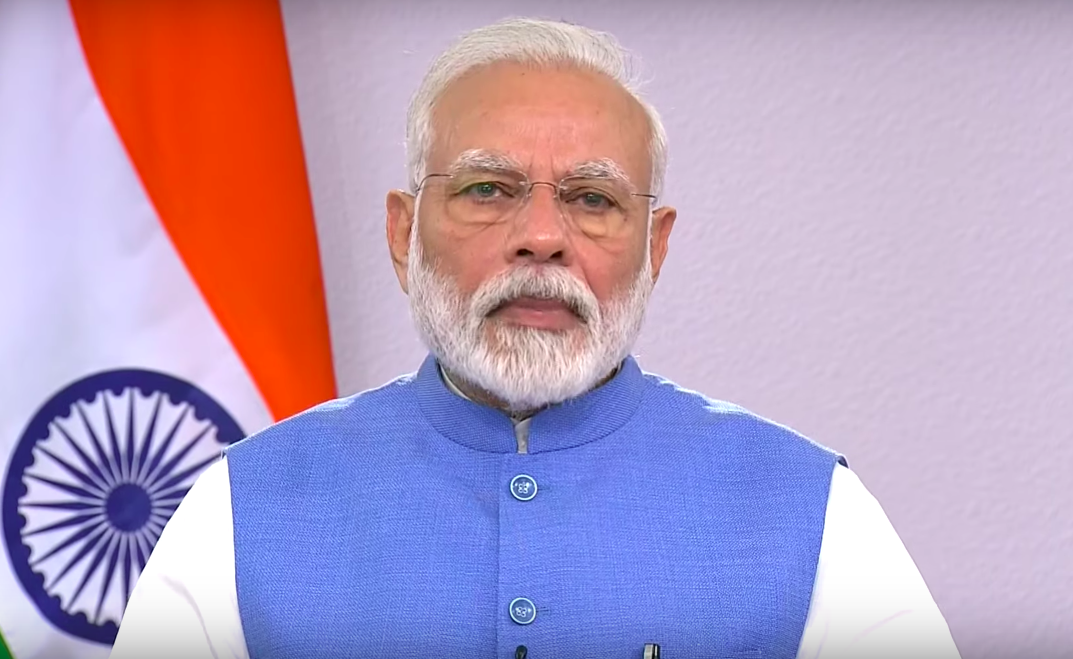
#> input picture Computer Vision/modiji.jpg, 1073 x 659 px
$ jupyter execute 'Face Detection.ipynb'   (shell and % lines are left out)
#> lines starting #> are read from the running program, lines starting #| are printed output that depends on the picture; after the words box and inside, x2 and y2 are one past the last pixel; in counts of white or black regions, pixels touching at a corner belong together
[cell 1]
import cv2
import numpy as np
import matplotlib.pyplot as plt
import os

[cell 2]
faceCascade=cv2.CascadeClassifier('haarcascade_frontalface_default.xml')

[cell 3]
img = cv2.imread('modiji.jpg')
#> img is the input picture: shape (659, 1073, 3); mean B, G, R 188.5, 158.5, 182.4
img = cv2.cvtColor(img, cv2.COLOR_BGR2RGB)                  # To avoid purple modiji
plt.imshow(img)
plt.axis('off')

[cell 4]
faceCascade = cv2.CascadeClassifier('haarcascade_frontalface_default.xml')

[cell 5]
img_gray = cv2.cvtColor(img, cv2.COLOR_BGR2GRAY)
plt.imshow(img_gray, 'gray')
plt.axis('off')

from google

color = cv2.imread("modiji.jpg",1 )

gray = cv2.cvtColor(color, cv2.COLOR_RGB2GRAY)
cv2.imwrite("gray.jpg", gray)

b = color [:,:, 0]
g = color [:,:, 1]
r = color [:,:, 2]

rgba = cv2.merge((b,g,r, g))
cv2.imwrite("rgba.png", rgba)

[cell 6]
img_gray.shape
#> Out = (659, 1073)

[cell 7]
faces=faceCascade.detectMultiScale(img_gray,1.2,4)
#> faces = [[419, 102, 247, 247]]
faces
#> Out = [[419, 102, 247, 247]]

[cell 8]
for (x,y,w,h) in faces:
    cv2.rectangle(img, (x,y), (x+h,y + w), (255,0,0), 3)
#> this loop made 1 pass
#> img: shape (659, 1073, 3); mean R, G, B 182.7, 157.3, 187.3

plt.imshow(img)

[cell 9]
#creating a function
def detect_face(image):
#> called with image = 'modiji.jpg'
    faceCascade=cv2.CascadeClassifier("haarcascade_frontalface_default.xml")
    img=cv2.imread(image)
    img_gray=cv2.cvtColor(img,cv2.COLOR_BGR2GRAY)
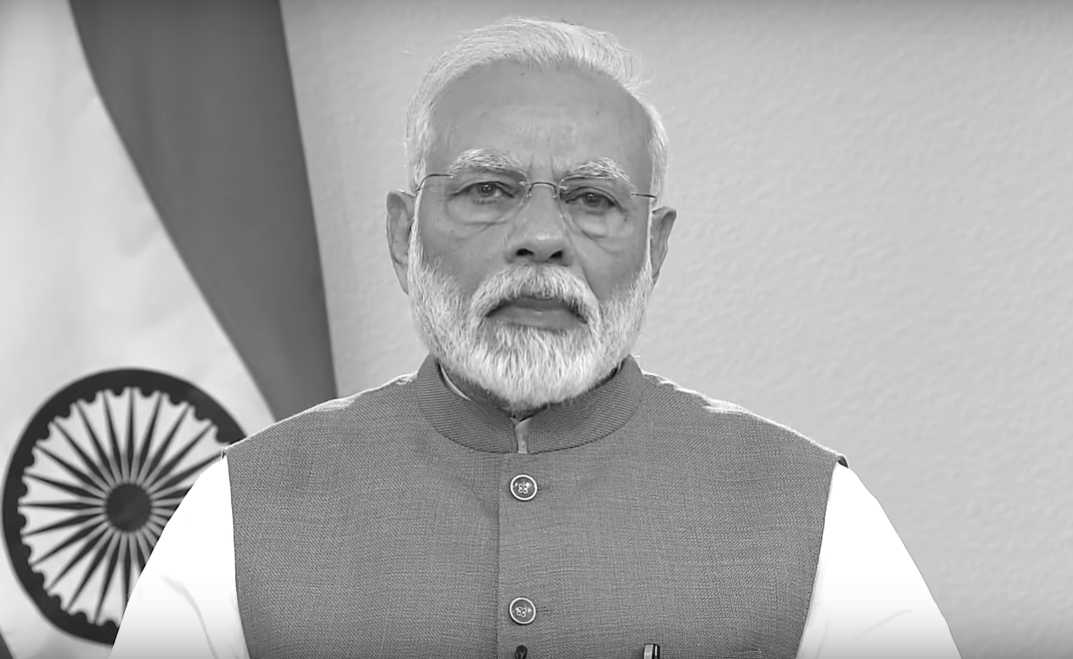
#> img_gray: shape (659, 1073); min 2, max 255, mean 169.1

    faces=faceCascade.detectMultiScale(img_gray,1.2,4)
#> faces = [[407, 92, 268, 268]]
    for (x,y,w,h) in faces:
        cv2.rectangle(img, (x,y), (x+h,y + w), (255,0,0), 3)
#> this loop made 1 pass
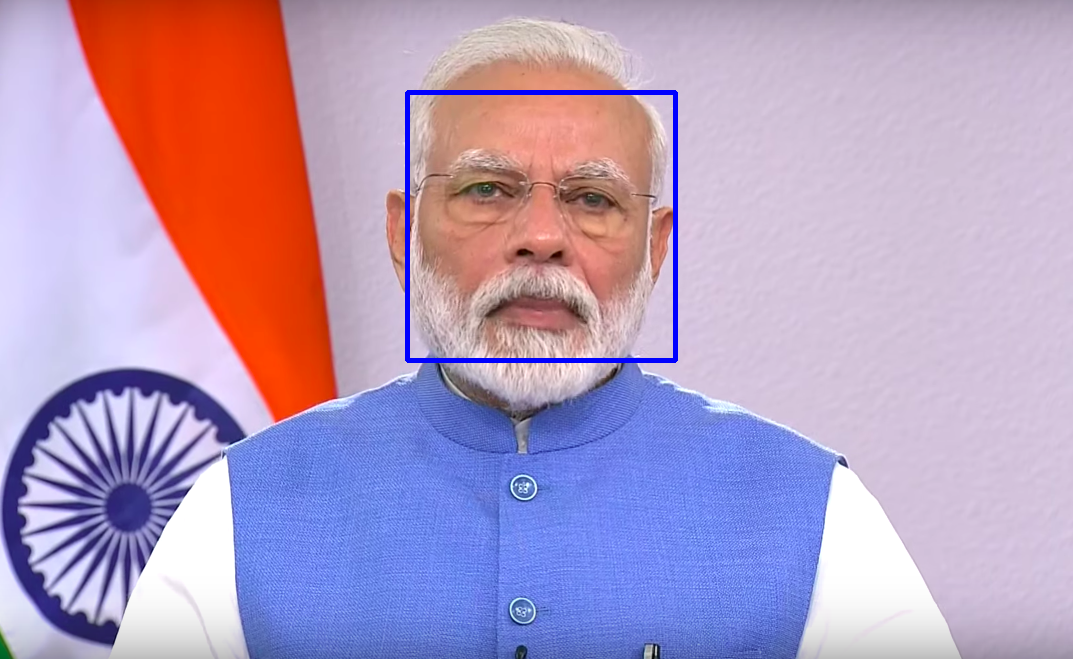
#> img: shape (659, 1073, 3); 0.76% of pixels changed, all inside (x1, y1, x2, y2) = (405, 90, 678, 363)
    return img

[cell 10]
image=detect_face('modiji.jpg')
plt.imshow(image)
plt.axis('off')

[cell 11]
# whole code
def detect_face(image):
#> called with image = 'modiji.jpg'
    faceCascade = cv2.CascadeClassifier('haarcascade_frontalface_default.xml')
    img = cv2.imread(image)

    img = cv2.cvtColor(img, cv2.COLOR_BGR2RGB)
    img_gray = cv2.cvtColor(img, cv2.COLOR_BGR2GRAY)

    faces = faceCascade.detectMultiScale(img_gray, 1.2, 4)
#> faces = [[419, 102, 247, 247]]
    for (x,y,w,h) in faces:
        cv2.rectangle(img, (x,y), (x+h,y + w), (255,0,0), 3)

    return img

[cell 12]
image = detect_face('modiji.jpg')
plt.imshow(image)
plt.axis('off')

[cell 13]
image = detect_face('rdj.jpg')
#> call 2 of detect_face, with image = 'rdj.jpg'
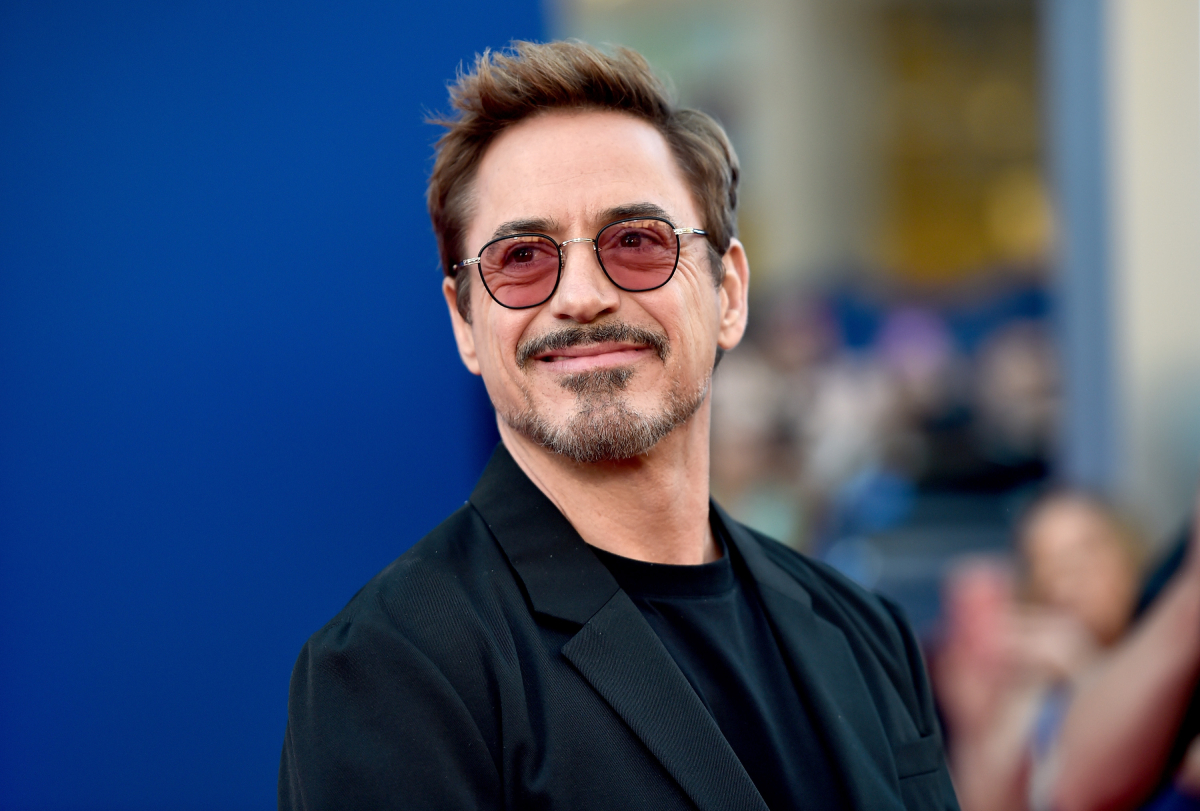
#> input picture Computer Vision/rdj.jpg, 1200 x 811 px
#> in detect_face, img is the input picture: shape (811, 1200, 3); mean B, G, R 108, 80.4, 66.8
#> in detect_face (call 2), `img_gray = cv2.cvtColor(img, cv2.COLOR_BGR2GRAY)`:
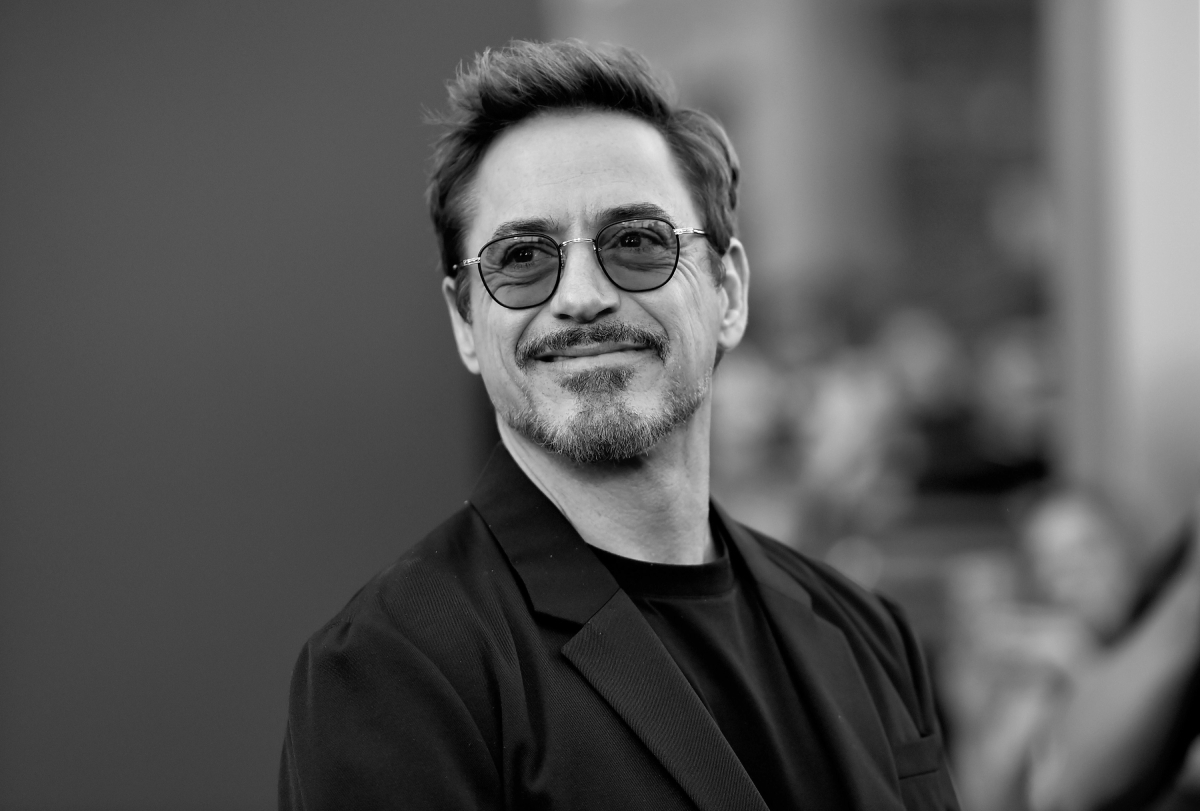
#> img_gray: shape (811, 1200); min 0, max 254, mean 87.1
#> in detect_face (call 2), `faces = faceCascade.detectMultiScale(img_gray, 1.2, 4)`: faces = [[400, 115, 357, 357]]
#> the loop in detect_face (call 2), `for (x,y,w,h) in faces:` made 1 pass
#> after the loop in detect_face (call 2), `for (x,y,w,h) in faces:`:
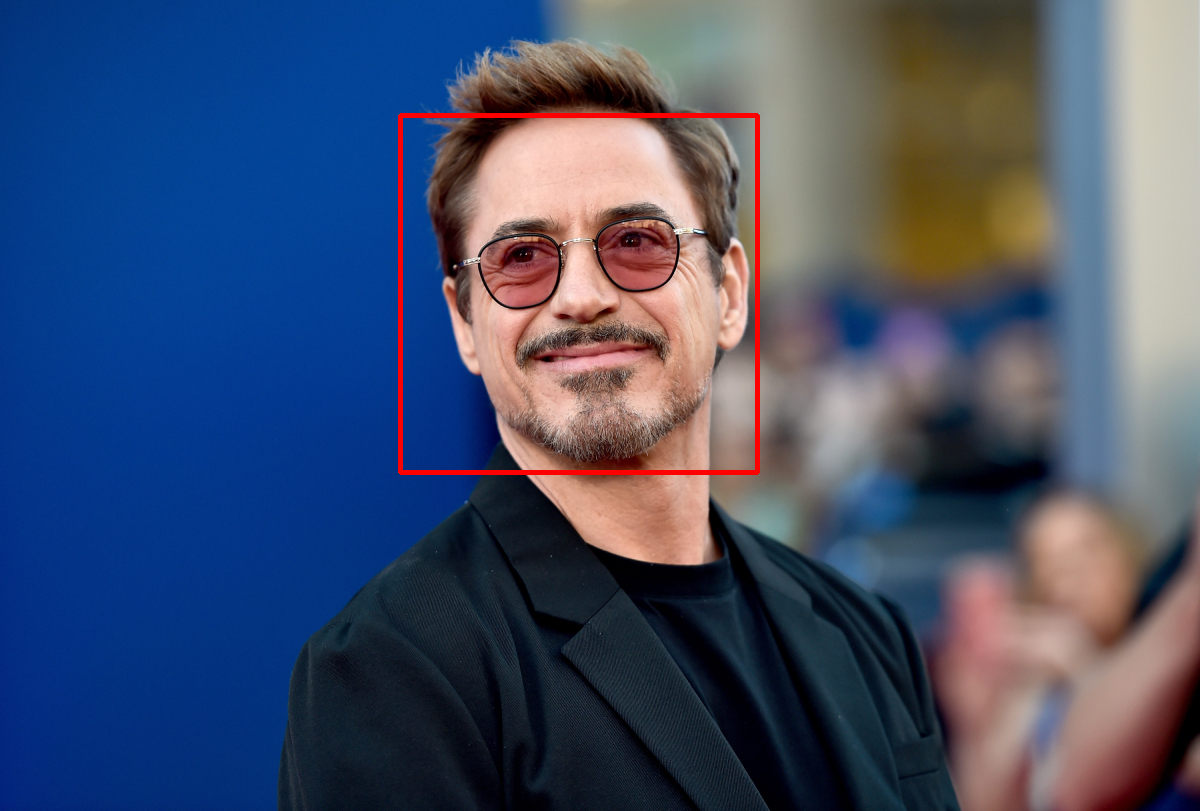
#> img: shape (811, 1200, 3); mean R, G, B 68, 79.7, 107.2
